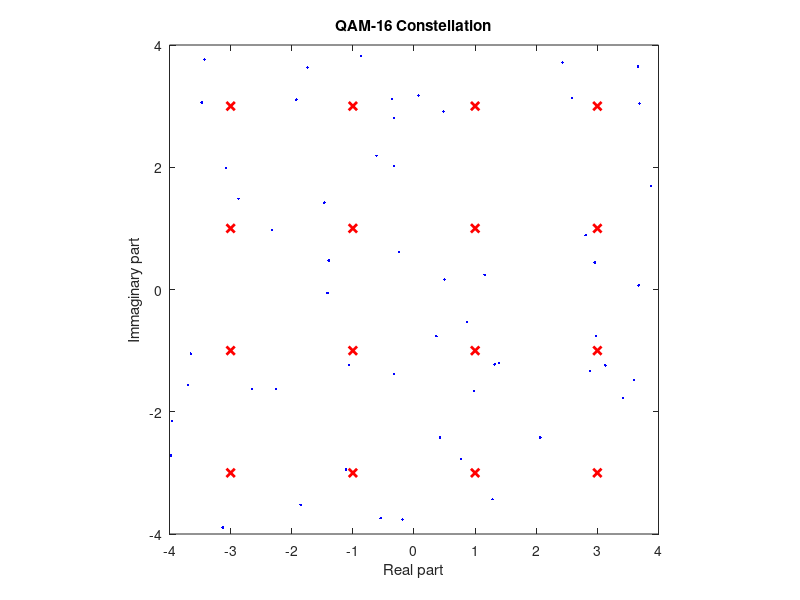

The MATLAB source for this figure: (Note: this script raises an error after producing the figure.)
clc, clear

N = 1e6;                    % Number of bits
N
binDt = randi(2,1,N) - 1;   % Generate integer numbers in range [1, 2]
                            % Subtract 1 to format data in range [0, 1]
SNR = -50;                   % Signal to Noise ratio, dB



% ----------------------------------------------------------------------             
% Format binary data as symbols consisting of 4 bits per symbol
% Use 'reshape' command to create 4xN/4 matrix
symDt = reshape(binDt, 4, N/4);

% Each column of this matrix represents a QAM-16 symbol (4 bits)
% Convert this binary notation of symbols into decimal format
% Note: The first row denotes the most significant bit
symDt = 2.^(3:-1:0) * symDt;

% Now each symbol is represented in decimal form in range from 0 to 15



% ----------------------------------------------------------------------
% Specify QAM-16 constellation as column vector
% Each row represents coordinates of a signal in constellation with
% code matching the number of the row (-1 due to Matlab indexing specifics)
mapQAM16 = [-1-1i; -1-3i; -1+1i; -1+3i;
            -3-1i; -3-3i; -3+1i; -3+3i;
            +1-1i; +1-3i; +1+1i; +1+3i;
            +3-1i; +3-3i; +3+1i; +3+3i];


% ----------------------------------------------------------------------             
% Perform modulation by mapping integer symbols to corresponding QAM-16 signals
% Furthermore, add noise with specified SNR by using "awgn()" function.
symMod = mapQAM16(symDt + 1);     % Add +1 to each symbol to account for Matlab indexing
symNoi = awgn(symMod, SNR);

% Plot resulting signals:
%   * Blue dots - noisy signal
%   * Red crosses - ideal signals
figure(1);
plot(symNoi, 'b.'); % noisy signal
hold on, plot(mapQAM16, 'rx', 'LineWidth', 2), hold off; % ideal signal
xlim([-4, 4]), ylim([-4, 4]); % limitng axes
xticks([-4, -3, -2, -1, 0, 1, 2, 3, 4])
xlabel('Real part'), ylabel('Immaginary part'), title('QAM-16 Constellation'); % adding labels and title
axis square; % equalize scale of both axes

% ----------------------------------------------------------------------             
% Perform demodulation by finding closest ideal signal from constellation and
% convert decimal symbols into binary codewords
demodData

% ----------------------------------------------------------------------
% Count number of errors by comparing vectors binDt and binDmd
numErr = sum(binDmd ~= binDt)
BERval = numErr/N          % Number of errors ratio to total number of bits N
